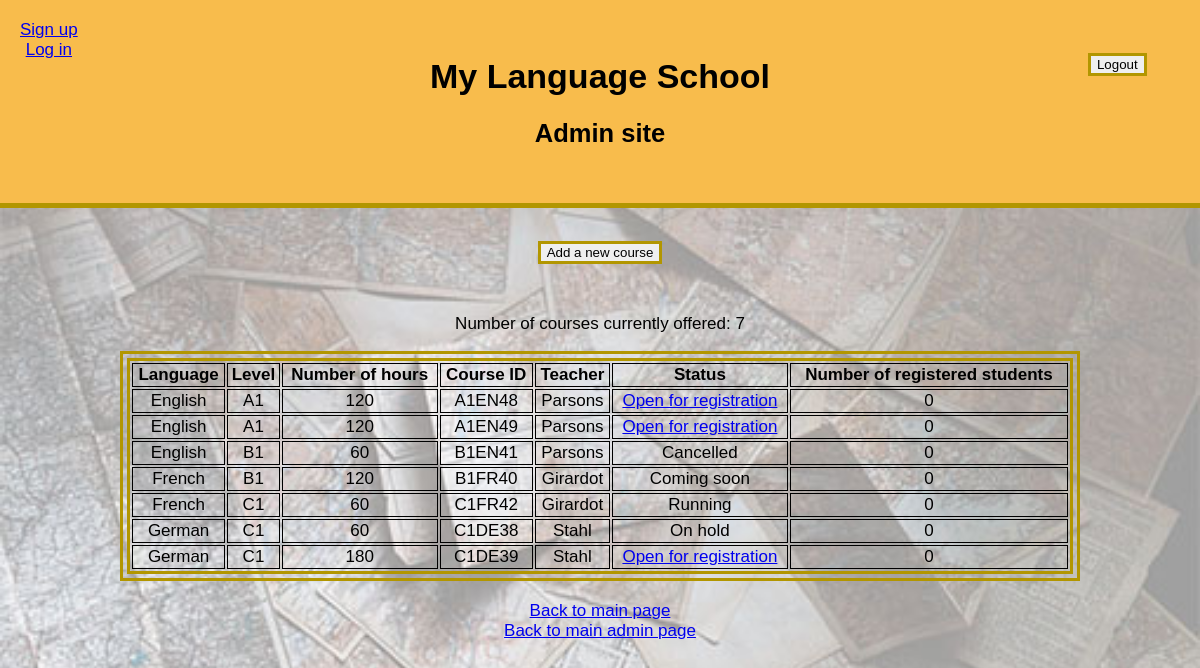
The app's page /admin/list_courses.php with its own data.
### tables this page shows
CREATE TABLE `courses` (
  `id` int(11) NOT NULL AUTO_INCREMENT,
  `language` varchar(50) NOT NULL,
  `no_hours` int(11) NOT NULL,
  `teacher` varchar(127) NOT NULL,
  `level` varchar(2) NOT NULL,
  `status` varchar(127) NOT NULL,
  `id_course` varchar(127) NOT NULL,
  `no_registered_students` int(11) NOT NULL,
  PRIMARY KEY (`id`)
);

### admin/list_courses.php (the view, shortened to what this page needs)
<?php
require_once "../database_teachers.php";
$statement = $db -> prepare("SELECT * , concat(id_course, id) AS 'unique_id' FROM courses ORDER BY language, level, id ASC");
$statement -> execute();
$courses = [];
foreach ($statement -> fetchAll() as $value){
     $courses[] = $value;
}
$statement = $db -> prepare("SELECT COUNT(id_course) FROM courses");
$statement -> execute();
$no_courses = [];
foreach ($statement -> fetchAll() as $value){
     $no_courses[] = $value;
}
?>
<!DOCTYPE html>
<html lang="en">
<head>
    <link rel="stylesheet" href="../style/style.css">
</head>
<body>
    <header class="header-admin">
        <h1>My Language School</h1>
        <h2>Admin site</h2>
        <button class="button logout" onclick='window.location.href="../index.php"'>Logout</button>
        <div class="hello"><?php require "../shared/header.php"; ?></div>
    </header>
    <button class="button" onclick='window.location.href="form_courses.php"'>Add a new course</button>
    <p>Number of courses currently offered: <?php echo $no_courses[0][0]; ?></p>
    <table>
        <thead>
            <tr><th>Language</th><th>Level</th><th>Number of hours</th><th>Course ID</th><th>Teacher</th><th>Status</th><th>Number of registered students</th></tr>
        </thead>
        <tbody>
        <?php foreach($courses as $course) :?>
            <tr>
                <td>
                    <?php echo $course["language"]; ?>
                </td>
                <td>
                    <?php echo $course["level"]; ?>
                </td>
                <td>
                    <?php echo $course["no_hours"]; ?>
                </td>
                <td>
                    <?php echo $course["unique_id"]; ?>
                </td>
                <td>
                    <?php echo $course["teacher"]; ?></a>
                </td>
                <td>
                    <?php if ($course["status"] == "Open for registration"){?><a href="../registration.php"><?php echo $course["status"]; ?></a>
                    <?php } else { echo $course["status"]; } ?>
                </td>
                <td>
                    <?php echo $course["no_registered_students"]; ?>
                </td>
            </tr>
        <?php endforeach; ?>
    </tbody>
    </table>
<br>
<a href="../index.php">Back to main page</a><br>
<a href="admin.php">Back to main admin page</a>
</body>
</html>

### style/style.css (style rules this page uses)
body { margin: auto; padding:0; text-align:center; background-image: url("../img/map.jpg"); background-size: 100%; background-repeat: no-repeat; font-family: 'Source Sans Pro', sans-serif; font-size: 17px; }
table { width: 80%; height: 100%; text-align: center; margin: auto; ; border: 10px solid #B29600; border-style: double; }
table td, table th { border: 1px solid black; }
header { border-bottom: 5px solid #B29600; background-color: #BB9F7A; height: 100%; padding: 2em; text-align: center; }
.header-admin { background-color: #F8BC4C; position: relative; }
.hello { position: absolute; top: 20px; left:20px; }
.logout { position: absolute; top: 20px; right:20px; }
h1 { text-align: center; }
.button { margin: 2.5em; border: 3px solid #B29600; }

### records on screen
courses: language "English", level "A1", no_hours "120", unique_id "A1EN48", teacher "Parsons", status "Open for registration", no_registered_students "0"
courses: language "English", level "A1", no_hours "120", unique_id "A1EN49", teacher "Parsons", status "Open for registration", no_registered_students "0"
courses: language "English", level "B1", no_hours "60", unique_id "B1EN41", teacher "Parsons", status "Cancelled", no_registered_students "0"
courses: language "French", level "B1", no_hours "120", unique_id "B1FR40", teacher "Girardot", status "Coming soon", no_registered_students "0"
courses: language "French", level "C1", no_hours "60", unique_id "C1FR42", teacher "Girardot", status "Running", no_registered_students "0"
courses: language "German", level "C1", no_hours "60", unique_id "C1DE38", teacher "Stahl", status "On hold", no_registered_students "0"
courses: language "German", level "C1", no_hours "180", unique_id "C1DE39", teacher "Stahl", status "Open for registration", no_registered_students "0"

### other values on screen
$no_courses[0][0] "7"
